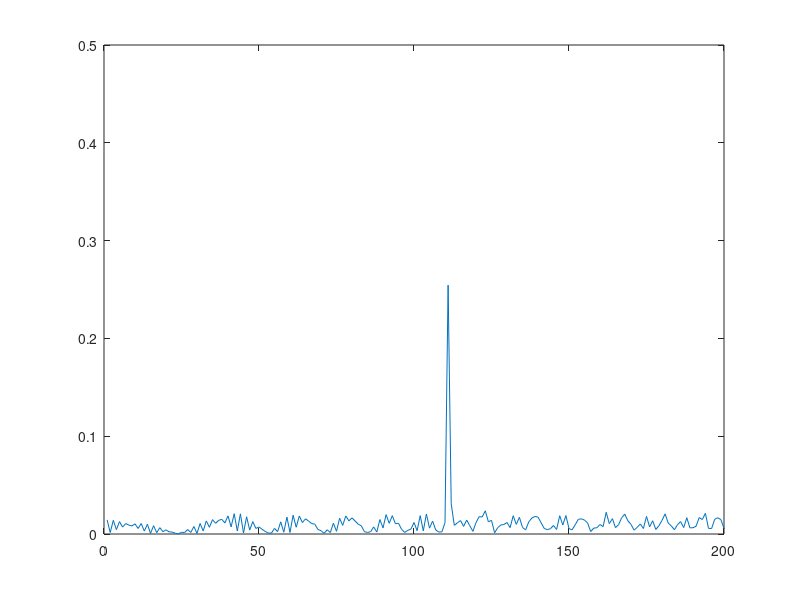
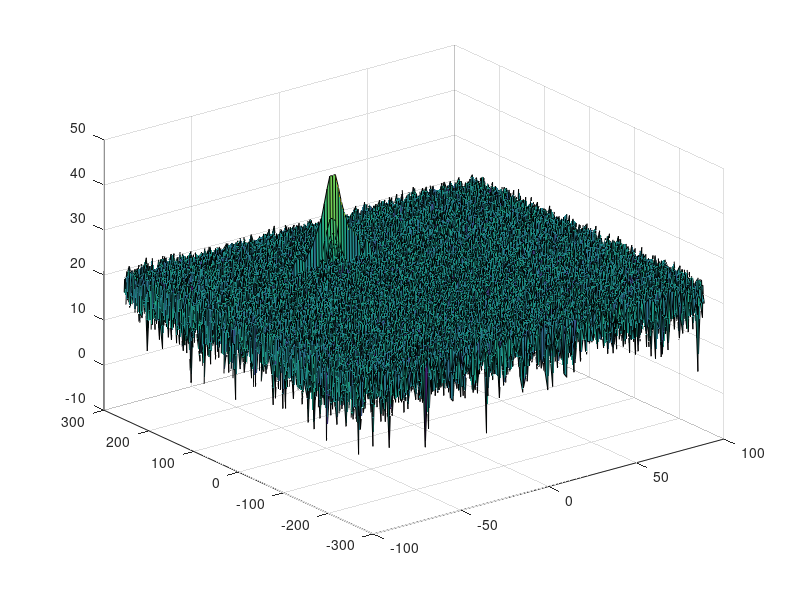

Reproduce these figures in MATLAB, in order. (Note: this script raises an error after producing the figures.)
% SFND Radar Generation and Detection (using MATLAB)

clear all;
clc;

%% Radar Specifications
%%%%%%%%%%%%%%%%%%%%%%%%%%%%%%%%%%%
% Frequency of operation = 77 GHz
% Max Range = 200 m
% Range Resolution = 1 m
% Max Velocity = 100 m/s
%
% Speed of light = 3e8 % m/s
%%%%%%%%%%%%%%%%%%%%%%%%%%%%%%%%%%%

%% User Defined Range and Velocity of target
% *%TODO* :
% define the target's initial position and velocity.
% Note : Velocity remains contant

R = 110; % target's initial position [m]
v = -20; % target's initial velocity [m/s]

%% FMCW Waveform Generation

% *%TODO* :
% Design the FMCW waveform by giving the specs of each of its parameters.
% Calculate the Bandwidth (B), Chirp Time (Tchirp) and Slope (slope) of the
% FMCW chirp using the requirements above.

% Bandwith for each chirp for a given resolution
c = 3e8; % speed of light [m/s]
d_res = 1; % range resolution [m]
B = c / (2 * d_res);

R_max = 200; % maximum range [m]
% Sweep time for each chirp is defined with the rule by 5.5 times of round
% trip time for Maximum Range
Tchirp = 5.5 * 2 * (R_max) / c;
slope = B / Tchirp;

% Operating carrier frequency of Radar
fc = 77e9; % carrier freq

% The number of chirps in one sequence.
% Its ideal to have 2^ value for the ease of running the FFT
% for Doppler Estimation.

%The number of samples on each chirp.
Nr = 1024; % for length of time OR # of range cells
Nd = 128; % #of doppler cells OR #of sent periods % number of chirps

% Timestamp for running the displacement scenario for every sample on each
% chirp
t = linspace(0, Nd * Tchirp, Nr * Nd); %total time for samples

% Creating the vectors for Tx, Rx and Mix based on the total samples input.
Tx = zeros(1, length(t)); % transmitted signal
Rx = zeros(1, length(t)); % received signal
Mix = zeros(1, length(t)); % beat signal

% Similar vectors for range_covered and time delay.
r_t = zeros(1, length(t));
td = zeros(1, length(t));

%% Signal generation and Moving Target simulation
% Running the radar scenario over the time.

% Initial target range position
for i = 1:length(t)
    % *%TODO* :
    % For each time stamp update the Range of the Target
    % for constant velocity.
    r_t(i) = R + v * t(i);
    % delayed time
    td(i) = (2 * r_t(i)) / c;

    % *%TODO* :
    % For each time sample we need update the transmitted
    % and received signal.
    Tx(i) = cos(2 * pi * (fc * t(i) + (slope * t(i)^2) / 2));
    Rx(i) = cos(2 * pi * (fc * (t(i) - td(i)) + (slope * (t(i) - td(i))^2) / 2));
end

% *%TODO* :
% Now by mixing the Transmit and Receive generate the beat signal
% This is done by element wise matrix multiplication of Transmit and
% Receiver Signal
Mix = Tx .* Rx;

%% RANGE MEASUREMENT

% *%TODO* :
% reshape the vector into Nr*Nd array. Nr and Nd here would also define
% the size of Range and Doppler FFT respectively.
Mix = reshape(Mix, [Nr, Nd]);

% *%TODO* :
% run the FFT on the beat signal along the range bins dimension (Nr)
% and normalize.
Y = fft(Mix, [], 1); % Y = fft(Mix,Nr);
P = Y ./ Nr;

% *%TODO* :
% Take the absolute value of FFT output
P2 = abs(P);

% *%TODO* :
% Output of FFT is double sided signal, but we are interested in only one side of the spectrum.
% Hence we throw out half of the samples.
P1 = P2(1:Nr / 2 + 1);

% *%TODO* :
% plot FFT output
figure ('Name', 'Range from First FFT'); plot(P1)
%plotting the range
axis ([0 200 0 0.5]);

%% RANGE DOPPLER RESPONSE
% The 2D FFT implementation is already provided here. This will run a 2DFFT
% on the mixed signal (beat signal) output and generate a range doppler
% map.You will implement CFAR on the generated RDM

% Range Doppler Map Generation.

% The output of the 2D FFT is an image that has reponse in the range and
% doppler FFT bins. So, it is important to convert the axis from bin sizes
% to range and doppler based on their Max values.

Mix = reshape(Mix, [Nr, Nd]);

% 2D FFT using the FFT size for both dimensions.
sig_fft2 = fft2(Mix, Nr, Nd);

% Taking just one side of signal from Range dimension.
sig_fft2 = sig_fft2(1:Nr / 2, 1:Nd);
sig_fft2 = fftshift (sig_fft2);
RDM = abs(sig_fft2);
RDM = 10 * log10(RDM);

%use the surf function to plot the output of 2DFFT and to show axis in both
%dimensions
doppler_axis = linspace(-100, 100, Nd);
range_axis = linspace(-200, 200, Nr / 2) * ((Nr / 2) / 400);
figure('Name', '2D FFT output - Range Doppler Map'), surf(doppler_axis, range_axis, RDM);

%% CFAR implementation

%Slide Window through the complete Range Doppler Map

% *%TODO* :
% Select the number of Training Cells in both dimensions (range,doppler)
Tr = 7; % number of training cells for range
Td = 7; % number of training cells for doppler

% *%TODO* :
% Select the number of Guard Cells in both dimensions around the Cell Under
% test (CUT) for accurate estimation
Gr = 2; % number of guard cells for range
Gd = 2; % number of guard cells for doppler

% Total grid size
% grid_size = (2*Tr+2*Gr+1)*(2*Td+2*Gd+1);
% G = (2*Gr+1)*(2*Gd+1);
% T = grid_size - G;

% *%TODO* :
offset = 5; % offset the threshold by SNR value in [dB]

% *%TODO* :
% Create a vector to store noise_level for each iteration on training cells
%           Range
%   |---|---|---|---|---|
%   | T | T | T | T | T |
% D |---|---|---|---|---|
% o | T | G | G | G | T |
% p |---|---|---|---|---|
% p | T | G |CUT| G | T |
% l |---|---|---|---|---|
% e | T | G | G | G | T |
% r |---|---|---|---|---|
%   | T | T | T | T | T |
%   |---|---|---|---|---|

range = 2 * (Tr + Gr) + 1;
doppler = 2 * (Td + Gd) + 1;
noise_level = ones(doppler, range);

% *%TODO* :
% design a loop such that it slides the CUT across range doppler map by
% giving margins at the edges for Training and Guard Cells.
%
% For every iteration sum the signal level within all the training
% cells. To sum convert the value from logarithmic to linear using db2pow
% function. Average the summed values for all of the training
% cells used. After averaging convert it back to logarithimic using pow2db.
%
% Further add the offset to it to determine the threshold. Next, compare the
% signal under CUT with this threshold. If the CUT level > threshold assign
% it a value of 1, else equate it to 0.
for i = (1 + Td):(1 + Td + Gd * 2)

    for j = (1 + Tr):(1 + Tr + Gr * 2)
        noise_level(i, j) = 0;
    end

end

noise_level = noise_level / sum(noise_level, 'all');
threshold_CFAR = pow2db(conv2(db2pow(RDM), noise_level, 'same')) + offset;

% Use RDM[x,y] as the matrix from the output of 2D FFT for implementing
% CFAR
RDM = double(RDM >= threshold_CFAR);

% *%TODO* :
% The process above will generate a thresholded block, which is smaller
% than the Range Doppler Map as the CUT cannot be located at the edges of
% matrix. Hence,few cells will not be thresholded. To keep the map size
% same set those values to 0.
RDM(union(1:(Tr + Gr), end - (Tr + Gr - 1):end), :) = 0; % truncated map range
RDM(:, union(1:(Td + Gd), end - (Td + Gd - 1):end)) = 0; % truncated map doppler

% *%TODO* :
% Display the CFAR output using the Surf function like we did for Range
% Doppler Response output.
figure('Name', 'Output of the 2D CFAR process'), surf(doppler_axis, range_axis, RDM);
colorbar;
